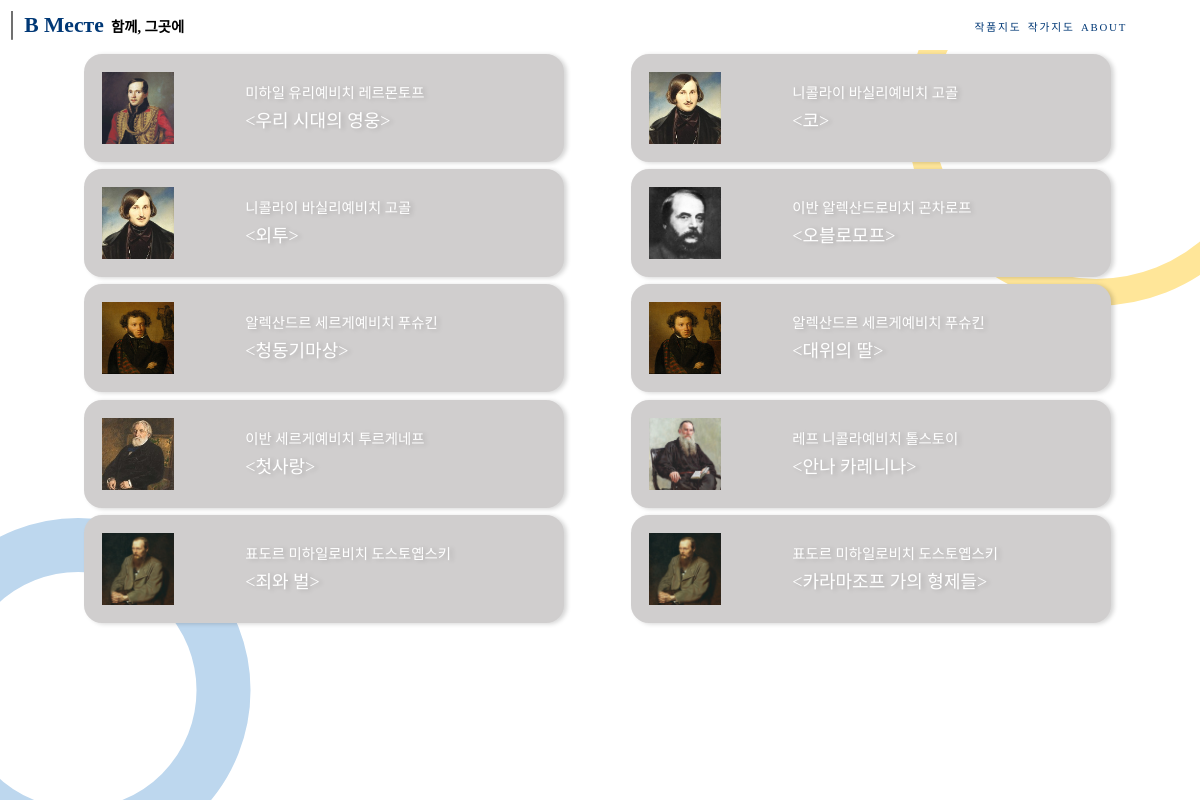
Screenshot of /pieces/all/ with the database file from the repository.
### Bmeste/models.py (models this page shows, shortened)
class Piece(models.Model):
    id = models.AutoField(primary_key=True, null=False, blank=False)
    author = models.ForeignKey(Author, on_delete=models.CASCADE,)
    title = models.CharField(max_length=200, default="",)
    title_rus = models.CharField(max_length=200, default="",)
    default_location_lat = models.FloatField(default=0)
    default_location_lng = models.FloatField(default=0)
    default_location_zoom = models.FloatField(default=0)

class Author(models.Model):
    name = models.CharField(max_length=200, default="")
    name_rus = models.CharField(max_length=200, default="")
    description = models.TextField(default="")
    img = models.ImageField(upload_to="static/Bmeste/profile_img", default="None.jpg")
    birth = models.IntegerField(default=0)
    death = models.IntegerField(default=0)
    pub_date = models.DateTimeField('date published', default=timezone.now)

### Bmeste/views.py (the view)
# urls.py: path('pieces/all/', views.all_pieces, name='all_pieces'),
def all_pieces(request):
    author_list = Author.objects.all().order_by('-pub_date')
    context = {'author_list': author_list}
    return render(request, 'Bmeste/all_pieces.html', context)

### Bmeste/templates/Bmeste/all_pieces.html (shortened to what this page needs)
{% extends 'Bmeste/base.html' %}
{% block content %}
{% load static %}
<link href="{% static 'Bmeste/css/styles-all-pieces.css' %}" rel="stylesheet" type="text/css">
    <div class="boxes">
    {% if author_list %}
        {% for author in author_list %}
            {% for piece in author.piece_set.all %}
                <a href="/pieces/{{ piece.id }}/">
                    <div id="container">
                        <svg id="box">
                            <rect class="rectangle"></rect>
                            <text text-anchor="start"
                                alignment-baseline="middle"
                                x="32%" y="35%"
                                font-size="4rem"
                                fill="#ffffff" filter="drop-shadow(1rem 0.3rem 0.6rem rgba(0, 0, 0, 0.161))">{{ author.name }}</text>
                            <text text-anchor="start"
                                alignment-baseline="middle"
                                x="32%" y="60%"
                                font-size="5rem"
                                fill="#ffffff" filter="drop-shadow(1rem 0.3rem 0.6rem rgba(0, 0, 0, 0.161))"><{{ piece.title }}></text>
                        </svg>
                        <img class="author_img"src="{{ author.img.url }}"/>
                    </div>
                </a>
            {% endfor %}
        {% endfor %}
    </div>
    {% else %}
        <p>Service is not azik ready.</p>
    {% endif %}
{% endblock %}

### static/Bmeste/css/styles-base.css (style rules this page uses)
body { font-family: SCDReam5; }
html { font-size: 0.55vh; }
@media (orientation: landscape) { html { font-size: 0.3vw; } }

### static/Bmeste/css/styles-all-pieces.css (style rules this page uses)
.boxes { display: flex; flex-direction: column; align-items: center; margin-top: 15rem; }
#container { width: 90vw; height: 32rem; position: relative; justify-content: center; }
#box { width: 90vw; height: 32rem; position: absolute; overflow: visible; }
.author_img { height: 20rem; width: 20rem; position: absolute; top: 5rem; left: 5rem; }
@media (orientation: landscape) { .boxes { margin: 15rem 10rem 0 15rem; display: grid; grid-template-columns: 1fr 1fr; justify-items: center; } }
@media (orientation: landscape) { #container { width: 42vw; } }
@media (orientation: landscape) { #box { width: 42vw; } }

### rows the page displays
Author: name "미하일 유리예비치 레르몬토프"
Piece: title "우리 시대의 영웅", img (picture)
Author: name "니콜라이 바실리예비치 고골"
Piece: title "코", img (picture)
Piece: title "외투", img (picture)
Author: name "이반 알렉산드로비치 곤차로프"
Piece: title "오블로모프", img (picture)
Author: name "알렉산드르 세르게예비치 푸슈킨"
Piece: title "청동기마상", img (picture)
Piece: title "대위의 딸", img (picture)
Author: name "이반 세르게예비치 투르게네프"
Piece: title "첫사랑", img (picture)
Author: name "레프 니콜라예비치 톨스토이"
Piece: title "안나 카레니나", img (picture)
Author: name "표도르 미하일로비치 도스토옙스키"
Piece: title "죄와 벌", img (picture)
Piece: title "카라마조프 가의 형제들", img (picture)
